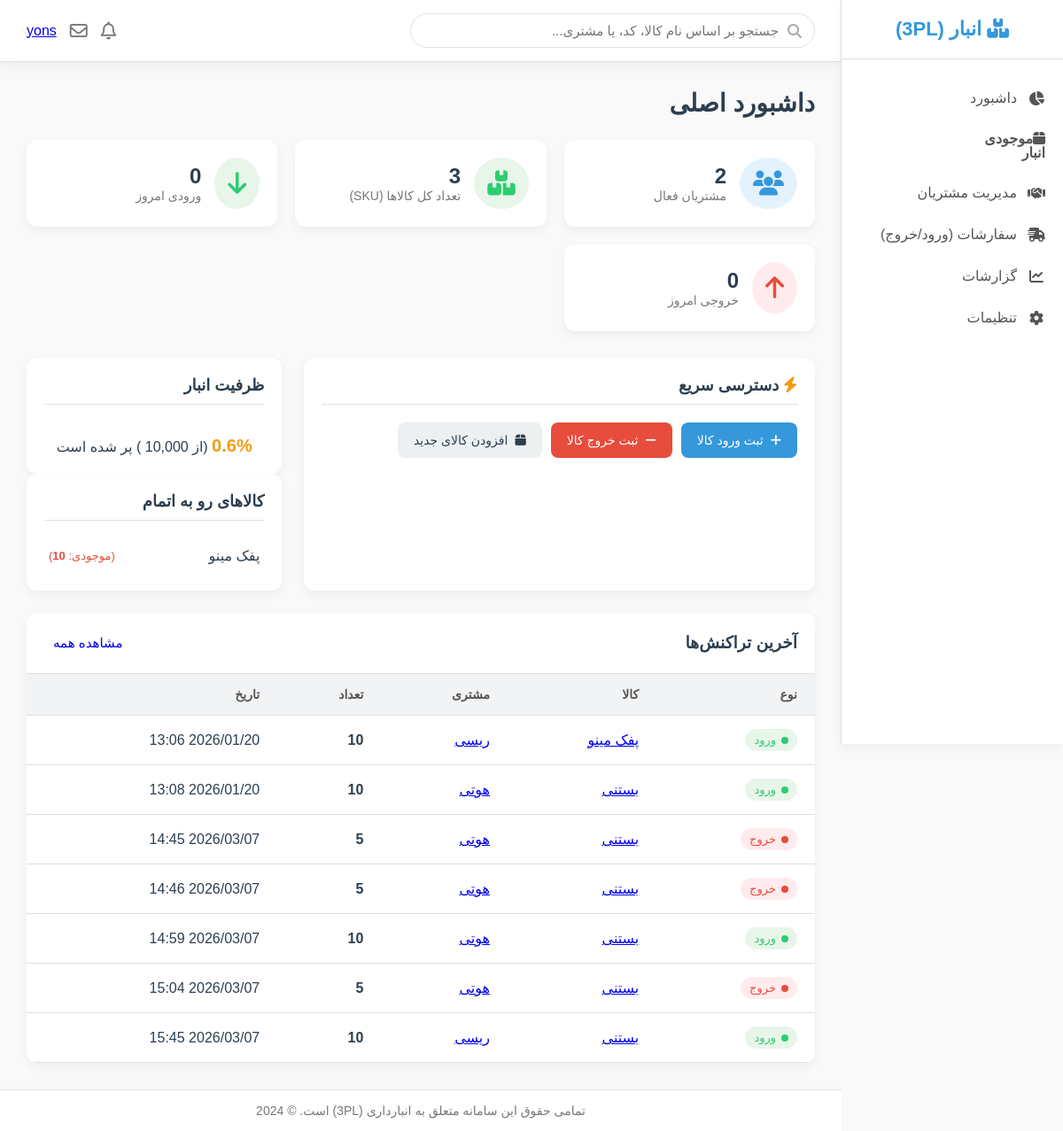
Page / (signed in) on the committed database.
### account/models.py (models this page shows, shortened)
class User(AbstractBaseUser, PermissionsMixin):
    username = models.CharField(unique=True, max_length=255)
    first_name = models.CharField(max_length=255, null=True, blank=True)
    last_name = models.CharField(max_length=255, null=True, blank=True)
    phon = models.CharField(max_length=11)
    email = models.EmailField(unique=True)
    address = models.CharField(max_length=120, null=True, blank=True)
    supplier_user = models.ForeignKey(Supplier, on_delete=models.CASCADE,null=True,blank=True,related_name='supplier_user')
    is_active = models.BooleanField(default=True)
    is_staff = models.BooleanField(default=False)
    is_superuser = models.BooleanField(default=False)
    created_at = models.DateTimeField(auto_now_add=True)
    updated_at = models.DateTimeField(auto_now=True)
    objects = UserManager()
    USERNAME_FIELD = 'username'
    REQUIRED_FIELDS = [ 'phon', 'email']
    class Meta:
        ordering = ['-created_at']
        indexes = [
            models.Index(fields=['-created_at']),
        ]

### goods/models.py (models this page shows, shortened)
class Goods(models.Model):
    category = models.ForeignKey(Category, on_delete=models.CASCADE, related_name='goods_category',
                                 verbose_name='دسته بندی')
    name = models.CharField(max_length=100, verbose_name='اسم')
    minimum_stock = models.PositiveIntegerField(default=10, verbose_name="حداقل موجودی برای هشدار")
    slug = models.SlugField(max_length=100, unique=True)
    amount = models.PositiveIntegerField(default=0, verbose_name='تعداد')
    good_code = models.CharField(max_length=10, blank=True, null=True, unique=True, verbose_name='کد کالا (نوشته نشود)')
    created_at = models.DateTimeField(auto_now_add=True)
    updated_at = models.DateTimeField(auto_now=True)
    class Meta:
        ordering = ['name']
        verbose_name = 'کالا'
        verbose_name_plural = 'کالاها'

### entry_exit/models.py (models this page shows, shortened)
class EntryExit(models.Model):
    good = models.ForeignKey(Goods, on_delete=models.CASCADE, related_name='entry_exit_good', verbose_name='کالا')
    supplier_good = models.ForeignKey(Supplier, on_delete=models.CASCADE, related_name='entry_exit_supplier',
                                      verbose_name='تامین کننده')
    good_supplier = models.ForeignKey(GoodSupplier, on_delete=models.CASCADE, related_name='entry_exit_good_supplier',
                                      verbose_name='کالاهای مشتری',null=True,blank=True)
    applicant_person = models.CharField(verbose_name='شخص درخواست دهنده')
    type_of_operation = models.CharField(verbose_name='نوع')
    number = models.PositiveIntegerField(default=1, verbose_name='تعداد')
    registering_user = models.ForeignKey(User, on_delete=models.CASCADE, related_name='entry_exit_user',
                                         verbose_name='کاربر ثبت کننده')
    is_active = models.BooleanField(default=False, verbose_name='تایید ورود به انبار')
    created_at = models.DateTimeField(auto_now_add=True, verbose_name='زمان ثبت')
    class Mate:
        ordering = ('-created_at',)
        indexes = [models.Index(fields=['-created_at'])]
        verbose_name = 'ورود و خروج'
        verbose_name_plural = 'ورود و خروج ها'

### supplier/models.py (models this page shows, shortened)
class Supplier(models.Model):
    company_name = models.CharField(max_length=100, verbose_name='اسم برند یا شرکت')
    contact_person = models.CharField(max_length=100, verbose_name='اسم شخص مسيول یا نماینده')
    phone_number = models.CharField(max_length=11, verbose_name='شماره تلفن')
    email = models.EmailField()
    address = models.CharField(max_length=100, verbose_name='ادرس')
    website = models.URLField(blank=True, null=True, verbose_name='آدرس وبسایت(اختیاری)')
    national_id = models.CharField(max_length=100, verbose_name='شناسه ملی یا کد اقتصادی (برای ثبت رسمی)')
    created_at = models.DateTimeField(auto_now_add=True, verbose_name='زمان ثبت در سیستم')
    is_active = models.BooleanField(default=False, verbose_name='وضعیت فعال یا غیر فعال بود تامین کننده')
    class Meta:
        ordering = ('-created_at',)
        verbose_name = 'تامین کننده'
        verbose_name_plural = 'تامین کننده ها'

### goods/views.py (the view)
# urls.py: path('',views.dashboard_view,name='dashboard_view'),
@login_required
def dashboard_view(request):
    if request.user.is_superuser:
        suppliers = Supplier.objects.filter(is_active=True)
        goods = GoodSupplier.objects.all()
        entry_exit = EntryExit.objects.all()
    else:
        suppliers = []
        goods = GoodSupplier.objects.filter(supplier__supplier_user=request.user)
        entry_exit = EntryExit.objects.filter(supplier_good__supplier_user=request.user)
    nu_entry_exit = number_of_arrivals_and_departures(request)
    running = running_out_items_list(request=request)
    warehouse_full = warehouse_is_full()
    return render(request, 'goods/dahboard.html', {'goods_count': len(goods), 'suppliers': len(suppliers),
                                                   'nu_entry': nu_entry_exit[0], 'nu_exit': nu_entry_exit[1],
                                                   'running': running, 'entry_exit': entry_exit,
                                                   'warehouse_full': warehouse_full})

### entry_exit/views.py (called while the page is built)
def number_of_arrivals_and_departures(request):
    if request.user.is_superuser:
        list_entry_exit_all = EntryExit.objects.all()
    else:
        list_entry_exit_all = EntryExit.objects.filter(supplier_good__supplier_user=request.user)
    login = 0
    departures = 0
    for i in list_entry_exit_all:
        if str(i.created_at)[0:10] == str(timezone.now())[0:10]:
            if i.type_of_operation == 'entry':
                login += 1
            else:
                departures += 1
    return [login, departures]

### goods/views.py (called while the page is built)
def warehouse_is_full():
    goods = [i.amount for i in Goods.objects.all()]
    return (sum(goods) / 10000) * 100

def running_out_items_list(request):
    w = []
    if request.user.is_superuser:
        goods = Goods.objects.all()
        for item in goods:
            if 0 < item.amount <= 10:
                w.append(item)
    else:
        goods = GoodSupplier.objects.filter(supplier=request.user.supplier_user)
        for item in goods:
            if 0 < item.number <= 10:
                w.append(item)
    return w

### goods/template/goods/dahboard.html (shortened to what this page needs)
{% extends 'parent/base.html' %}
{% load static %}
{% block content %}
<div class="page-header">
    <h1>داشبورد اصلی</h1>
</div>
<section class="stat-cards-container">
    {% if user.is_superuser %}
    <div class="stat-card">
        <div class="icon blue"><i class="fa-solid fa-users"></i></div>
        <div class="info">
            <h4>{{ suppliers }}</h4>
            <p>مشتریان فعال</p>
        </div>
    </div>
    {% endif %}
    <div class="stat-card">
        <div class="icon green"><i class="fa-solid fa-boxes-stacked"></i></div>
        <div class="info">
            <h4>{{ goods_count }}</h4>
            <p>تعداد کل کالاها (SKU)</p>
        </div>
    </div>
    <div class="stat-card">
        <div class="icon" style="background-color: #e8f5e9; color: var(--secondary-color);">
            <i class="fa-solid fa-arrow-down"></i>
        </div>
        <div class="info">
            <h4>{{ nu_entry }}</h4>
            <p>ورودی امروز</p>
        </div>
    </div>
    <div class="stat-card">
        <div class="icon" style="background-color: #ffebee; color: var(--danger-color);">
            <i class="fa-solid fa-arrow-up"></i>
        </div>
        <div class="info">
            <h4>{{ nu_exit }}</h4>
            <p>خروجی امروز</p>
        </div>
    </div>
</section>
<section class="dashboard-grid">
    <div class="dashboard-card">
        <h3><i class="fa-solid fa-bolt" style="color: var(--warning-color);"></i> دسترسی سریع</h3>
        <div class="quick-access-buttons">
            <a href="{% url 'entry_exit:entry_exit_entry' %}"
               class="app-btn app-btn-primary {% if not user.supplier_user.is_active %}disabled-btn{% endif %}">
                <i class="fa-solid fa-plus"></i> ثبت ورود کالا
            </a>
            <a href="{% url 'entry_exit:entry_exit_exit' %}"
               class="app-btn {% if not user.supplier_user.is_active %}disabled-btn{% endif %}"
               style="background-color: var(--danger-color); color: white;">
                <i class="fa-solid fa-minus"></i> ثبت خروج کالا
            </a>
            <a href="{% url 'goods:add_goods' %}"
               class="app-btn {% if not user.supplier_user.is_active %}disabled-btn{% endif %}"
               style="background-color: var(--light-color); color: var(--dark-color);">
                <i class="fa-solid fa-box"></i> افزودن کالای جدید
            </a>
        </div>
    </div>
    <div class="dashboard-sidebar-column">
        <div class="dashboard-card">
            <h3>ظرفیت انبار</h3>
            <div class="capacity-text" style="padding-top: 15px;">
                <strong>{{warehouse_full}}%</strong> (از 10,000 ) پر شده است
            </div>
        </div>
        <div class="dashboard-card">
            <h3>کالاهای رو به اتمام</h3>
            <ul class="low-stock-list">
                {% for good in running %}
                {% if user.is_superuser %}
                <li>
                    <a href="{% url 'goods:detail_good' good.id %}">{{ good.name }}</a>
                    <span>(موجودی: <strong>{{ good.amount }}</strong>)</span>
                </li>
                {% else %}
                <li>
                    <a href="{% url 'goods:detail_good' good.good.id %}">{{ good.good.name }}</a>
                    <span>(موجودی: <strong>{{ good.number }}</strong>)</span>
                </li>
                {% endif %}
                {% empty %}
                <li>موردی یافت نشد.</li>
                {% endfor %}
            </ul>
        </div>
    </div>
</section>
<div class="inventory-container" style="margin-top: 25px;">
    <div class="filter-section">
        <h3 style="margin: 0;">آخرین تراکنش‌ها</h3>
        <a href="{% url 'entry_exit:list_entry_exit' %}" class="app-btn" style="padding: 5px 10px;">مشاهده همه</a>
    </div>
    <div class="inventory-table-wrapper">
        <table class="inventory-table">
            <thead>
            <tr>
                <th>نوع</th>
                <th>کالا</th>
                <th>مشتری</th>
                <th>تعداد</th>
                <th>تاریخ</th>
            </tr>
            </thead>
            <tbody>
            {% for tx in entry_exit %}
            <tr>
                <td>
                    {% if tx.type_of_operation == 'entry' %}
                    <span class="status-badge in-stock">ورود</span>
                    {% else %}
                    <span class="status-badge out-of-stock">خروج</span>
                    {% endif %}
                </td>
                <td><a href="{% url 'goods:detail_good' tx.good.id %}">{{ tx.good.name }}</a></td>
                <td><a href="{% url 'supplier:detail_supplier' tx.supplier_good.id %}">{{ tx.supplier_good.company_name }}</a></td>
                <td><strong>{{ tx.number }}</strong></td>
                <td>{{ tx.created_at|date:"Y/m/d H:i" }}</td>
            </tr>
            {% empty %}
            <tr>
                <td colspan="5" style="text-align: center;">هنوز تراکنشی ثبت نشده است.</td>
            </tr>
            {% endfor %}
            </tbody>
        </table>
    </div>
</div>
{% endblock %}

### goods/template/parent/base.html (shortened to what this page needs)
{% load static %}
<!DOCTYPE html>
<html lang="fa" dir="rtl">
<head>
    <link href="https://cdn.fontcdn.ir/Font/Persian/Vazir/Vazir.css" rel="stylesheet" type="text/css">
    <link rel="stylesheet" href="https://cdnjs.cloudflare.com/ajax/libs/font-awesome/6.5.1/css/all.min.css">
    {% load static %}
    <link rel="stylesheet" href="{% static 'css/base.css' %}">
</head>
<body>
    <aside class="app-sidebar">
        <div class="sidebar-header">
            <h2><i class="fa-solid fa-boxes-stacked"></i> انبار (3PL)</h2>
        </div>
        <nav class="sidebar-nav">
            <ul>
                <li><a href="{% url 'goods:dashboard_view' %}"><i class="fa-solid fa-chart-pie"></i> داشبورد</a></li>
                {% if user.supplier_user %}
                <li><a href="{% url 'goods:list_goods' %}" class="{% if request.resolver_match.url_name == 'list_goods' %}active{% endif %}"><i class="fa-solid fa-box">موجودی انبار</i> </a></li>
                {% endif %}
                {% if user.is_superuser %}
                <li><a href="{% url 'supplier:list_supplier' %}"><i class="fa-solid fa-handshake"></i> مدیریت مشتریان</a></li>
                {% endif %}
                <li><a href="{% url 'entry_exit:list_entry_exit' %}"><i class="fa-solid fa-truck-fast"></i> سفارشات (ورود/خروج)</a></li>
                <li><a href="#"><i class="fa-solid fa-chart-line"></i> گزارشات</a></li>
                <li><a href="#"><i class="fa-solid fa-gear"></i> تنظیمات</a></li>
            </ul>
        </nav>
    </aside>
    <div class="app-main-content">
        <header class="app-main-header">
            <div class="header-search-box">
                <i class="fa-solid fa-search"></i>
                <form method="get" action="{% url 'goods:search_goods' %}">
                    <input type="text" name="query" placeholder="جستجو بر اساس نام کالا، کد، یا مشتری...">
                </form>
            </div>
            <div class="header-user-profile">
                <i class="fa-regular fa-bell"></i>
                <i class="fa-regular fa-envelope"></i>
                <a href="{% url 'account:profile' %}" >{{user.username}}</a>
            </div>
        </header>
        <main class="page-content">
            {% block content %}{% endblock %}
        </main>
        <footer class="app-footer">
            تمامی حقوق این سامانه متعلق به انبارداری (3PL) است. &copy; 2024
        </footer>
    </div>
</body>
</html>

### rows in the picture
User: username "yons"
Goods: name "پفک مینو", amount "10"
EntryExit: type_of_operation "ورود", good.name "پفک مینو", supplier_good.company_name "ریسی", number "10", created_at "2026/01/20 13:06"
EntryExit: type_of_operation "ورود", good.name "بستنی", supplier_good.company_name "هوتی", number "10", created_at "2026/01/20 13:08"
EntryExit: type_of_operation "خروج", good.name "بستنی", supplier_good.company_name "هوتی", number "5", created_at "2026/03/07 14:45"
EntryExit: type_of_operation "خروج", good.name "بستنی", supplier_good.company_name "هوتی", number "5", created_at "2026/03/07 14:46"
EntryExit: type_of_operation "ورود", good.name "بستنی", supplier_good.company_name "هوتی", number "10", created_at "2026/03/07 14:59"
EntryExit: type_of_operation "خروج", good.name "بستنی", supplier_good.company_name "هوتی", number "5", created_at "2026/03/07 15:04"
EntryExit: type_of_operation "ورود", good.name "بستنی", supplier_good.company_name "ریسی", number "10", created_at "2026/03/07 15:45"

### other values in the picture
{{ suppliers }} "2"
{{ goods_count }} "3"
{{ nu_entry }} "0"
{{ nu_exit }} "0"
{{ warehouse_full }} "0.6"
